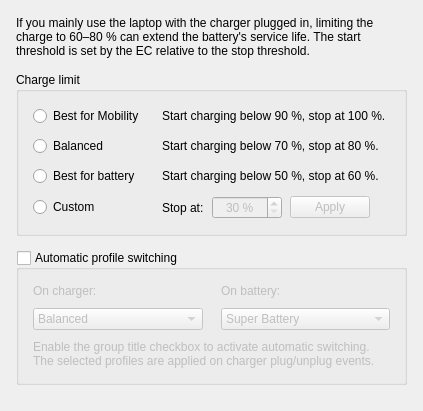
      <widget class="QWidget" name="batteryTab">
       <attribute name="icon">
        <iconset theme="battery-full-symbolic"/>
       </attribute>
       <attribute name="title">
        <string>Battery</string>
       </attribute>
       <layout class="QVBoxLayout" name="batteryTabLayout">
        <property name="leftMargin">
         <number>16</number>
        </property>
        <property name="topMargin">
         <number>16</number>
        </property>
        <property name="rightMargin">
         <number>16</number>
        </property>
        <property name="bottomMargin">
         <number>16</number>
        </property>
        <property name="spacing">
         <number>14</number>
        </property>
        <item>
         <widget class="QLabel" name="label_5">
          <property name="text">
           <string>If you mainly use the laptop with the charger plugged in, limiting the charge to 60–80 % can extend the battery's service life. The start threshold is set by the EC relative to the stop threshold.</string>
          </property>
          <property name="wordWrap">
           <bool>true</bool>
          </property>
         </widget>
        </item>
        <item>
         <widget class="QGroupBox" name="chargeLimitGroup">
          <property name="title">
           <string>Charge limit</string>
          </property>
          <property name="toolTip">
           <string>Choose when the EC stops and resumes charging.</string>
          </property>
          <layout class="QGridLayout" name="chargeLimitLayout">
           <property name="leftMargin">
            <number>14</number>
           </property>
           <property name="topMargin">
            <number>14</number>
           </property>
           <property name="rightMargin">
            <number>14</number>
           </property>
           <property name="bottomMargin">
            <number>14</number>
           </property>
           <property name="horizontalSpacing">
            <number>18</number>
           </property>
           <property name="verticalSpacing">
            <number>10</number>
           </property>
           <item row="0" column="0">
            <widget class="QRadioButton" name="bestMobilityRadioButton">
             <property name="text">
              <string>Best for Mobility</string>
             </property>
             <property name="toolTip">
              <string>Start charging below 90 % and stop at 100 %.</string>
             </property>
            </widget>
           </item>
           <item row="0" column="1">
            <widget class="QLabel" name="label_4">
             <property name="text">
              <string>Start charging below 90 %, stop at 100 %.</string>
             </property>
             <property name="wordWrap">
              <bool>true</bool>
             </property>
            </widget>
           </item>
           <item row="1" column="0">
            <widget class="QRadioButton" name="balancedBatteryRadioButton">
             <property name="text">
              <string>Balanced</string>
             </property>
             <property name="toolTip">
              <string>Start charging below 70 % and stop at 80 %.</string>
             </property>
            </widget>
           </item>
           <item row="1" column="1">
            <widget class="QLabel" name="label_6">
             <property name="text">
              <string>Start charging below 70 %, stop at 80 %.</string>
             </property>
             <property name="wordWrap">
              <bool>true</bool>
             </property>
            </widget>
           </item>
           <item row="2" column="0">
            <widget class="QRadioButton" name="bestBatteryRadioButton">
             <property name="text">
              <string>Best for battery</string>
             </property>
             <property name="toolTip">
              <string>Start charging below 50 % and stop at 60 %. Best for batteries kept on the charger.</string>
             </property>
            </widget>
           </item>
           <item row="2" column="1">
            <widget class="QLabel" name="label_7">
             <property name="text">
              <string>Start charging below 50 %, stop at 60 %.</string>
             </property>
             <property name="wordWrap">
              <bool>true</bool>
             </property>
            </widget>
           </item>
           <item row="3" column="0">
            <widget class="QRadioButton" name="customBatteryThresholdRadioButton">
             <property name="text">
              <string>Custom</string>
             </property>
             <property name="toolTip">
              <string>Choose a stop threshold from 30 % to 100 %. The EC resumes charging about 10 % below it.</string>
             </property>
            </widget>
           </item>
           <item row="3" column="1">
            <layout class="QHBoxLayout" name="customBatteryLayout">
             <property name="spacing">
              <number>8</number>
             </property>
             <item>
              <widget class="QLabel" name="customBatteryLabel">
               <property name="text">
                <string>Stop at:</string>
               </property>
               <property name="toolTip">
                <string>The charge controller stops charging at this capacity.</string>
               </property>
              </widget>
             </item>
             <item>
              <widget class="QSpinBox" name="customBatteryThresholdSpinBox">
               <property name="enabled">
                <bool>false</bool>
               </property>
               <property name="minimumSize">
                <size>
                 <width>70</width>
                 <height>0</height>
                </size>
               </property>
               <property name="toolTip">
                <string>Stop threshold in percent. The start threshold is derived by the EC.</string>
               </property>
               <property name="alignment">
                <set>Qt::AlignmentFlag::AlignCenter</set>
               </property>
               <property name="suffix">
                <string notr="true"> %</string>
               </property>
               <property name="minimum">
                <number>30</number>
               </property>
               <property name="maximum">
                <number>100</number>
               </property>
              </widget>
             </item>
             <item>
              <widget class="QPushButton" name="customBatteryApplyButton">
               <property name="enabled">
                <bool>false</bool>
               </property>
               <property name="text">
                <string>Apply</string>
               </property>
               <property name="toolTip">
                <string>Write the selected stop threshold to the EC.</string>
               </property>
              </widget>
             </item>
             <item>
              <spacer name="customBatterySpacer">
               <property name="orientation">
                <enum>Qt::Orientation::Horizontal</enum>
               </property>
               <property name="sizeHint" stdset="0">
                <size>
                 <width>20</width>
                 <height>20</height>
                </size>
               </property>
              </spacer>
             </item>
            </layout>
           </item>
          </layout>
         </widget>
        </item>
        <item>
         <widget class="QGroupBox" name="autoAcDcProfilesGroupBox">
          <property name="title">
           <string>Automatic profile switching</string>
          </property>
          <property name="toolTip">
           <string>Automatically apply a profile when the charger is connected or disconnected. Enabling this overrides manual preset changes.</string>
          </property>
          <property name="checkable">
           <bool>true</bool>
          </property>
          <property name="checked">
           <bool>false</bool>
          </property>
          <layout class="QGridLayout" name="autoAcDcLayout">
           <property name="leftMargin">
            <number>14</number>
           </property>
           <property name="topMargin">
            <number>14</number>
           </property>
           <property name="rightMargin">
            <number>14</number>
           </property>
           <property name="bottomMargin">
            <number>14</number>
           </property>
           <property name="horizontalSpacing">
            <number>18</number>
           </property>
           <property name="verticalSpacing">
            <number>10</number>
           </property>
           <item row="0" column="0">
            <widget class="QLabel" name="label_8">
             <property name="text">
              <string>On charger:</string>
             </property>
             <property name="toolTip">
              <string>Profile applied while the charger is connected.</string>
             </property>
            </widget>
           </item>
           <item row="0" column="1">
            <widget class="QLabel" name="label_9">
             <property name="text">
              <string>On battery:</string>
             </property>
             <property name="toolTip">
              <string>Profile applied while running on battery.</string>
             </property>
            </widget>
           </item>
           <item row="1" column="0">
            <widget class="QComboBox" name="userModeOnChargerComboBox">
             <property name="toolTip">
              <string>Profile to apply when the charger is connected.</string>
             </property>
             <property name="currentIndex">
              <number>1</number>
             </property>
             <item>
              <property name="text">
               <string>High Performance</string>
              </property>
             </item>
             <item>
              <property name="text">
               <string>Balanced</string>
              </property>
             </item>
             <item>
              <property name="text">
               <string>Silent</string>
              </property>
             </item>
             <item>
              <property name="text">
               <string>Super Battery</string>
              </property>
             </item>
            </widget>
           </item>
           <item row="1" column="1">
            <widget class="QComboBox" name="userModeOnBatteryComboBox">
             <property name="toolTip">
              <string>Profile to apply when running on battery.</string>
             </property>
             <property name="currentIndex">
              <number>3</number>
             </property>
             <item>
              <property name="text">
               <string>High Performance</string>
              </property>
             </item>
             <item>
              <property name="text">
               <string>Balanced</string>
              </property>
             </item>
             <item>
              <property name="text">
               <string>Silent</string>
              </property>
             </item>
             <item>
              <property name="text">
               <string>Super Battery</string>
              </property>
             </item>
            </widget>
           </item>
           <item row="2" column="0" colspan="2">
            <widget class="QLabel" name="autoAcDcHintLabel">
             <property name="text">
              <string>Enable the group title checkbox to activate automatic switching. The selected profiles are applied on charger plug/unplug events.</string>
             </property>
             <property name="wordWrap">
              <bool>true</bool>
             </property>
            </widget>
           </item>
          </layout>
         </widget>
        </item>
        <item>
         <spacer name="batterySpacer">
          <property name="orientation">
           <enum>Qt::Orientation::Vertical</enum>
          </property>
          <property name="sizeHint" stdset="0">
           <size>
            <width>20</width>
            <height>10</height>
           </size>
          </property>
         </spacer>
        </item>
       </layout>
      </widget>
